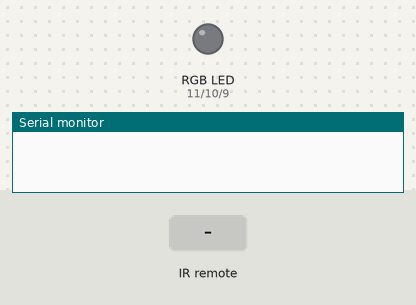
A sketch run on a simulated Arduino Uno, built with avr-gcc and run on an emulated ATmega328P. Shown: an RGB LED mixed from three pins (HIGH = lit), the last lines printed to the serial monitor. The test bench sets the inputs (shaded band). Random numbers use the default seed unless the sketch sets one.

Above: at 1.2 s.
1.3 s: infrared code 0x19 received
At 1.6 s:
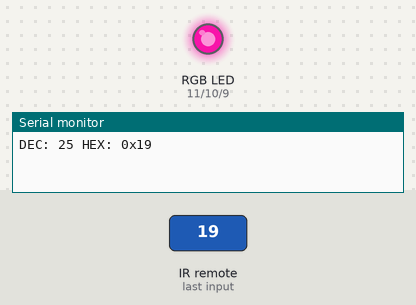
4.3 s: infrared code 0xD received
10.3 s: infrared code 0x45 received
12.8 s: infrared code 0x46 received
At 14.0 s:
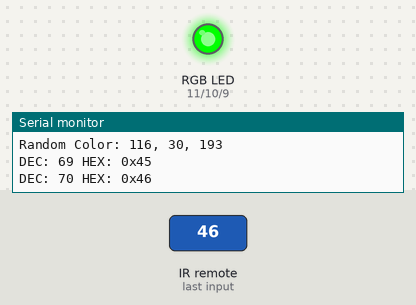
14.3 s: infrared code 0x47 received
At 15.1 s:
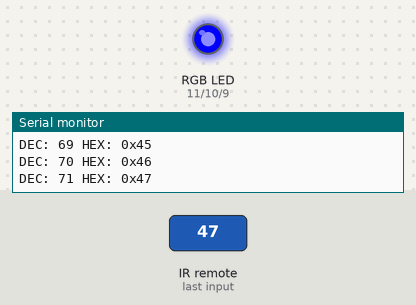
15.8 s: infrared code 0x44 received
At 16.2 s:
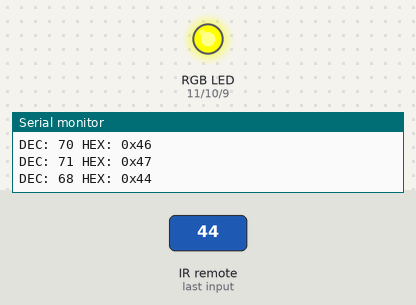
Timing chart, 0 to 18.3 s (numbered marks = the images above; inputs shaded):
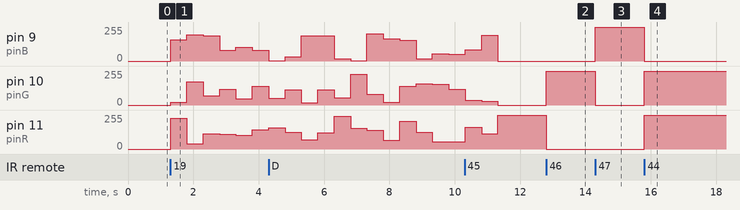

The sketch:

sketch_ir_remote_rgb.ino
```cpp
#include <IRremote.h>

/**
CH- CH CH+
PREV NEXT PLAY/PAUSE
VOL- VOL+ EQ
0 100+ 200+
1 2 3
4 5 6
7 8 9

0x45 0x46 0x47
0x44 0x40 0x43
0x07 0x15 0x09
0x16 0x19 0xD
0xC 0x18 0x5E
0x8 0x1C 0x5A
0x42 0x5 0x4A
 */

int pinIR = 3;
int pinR = 11;
int pinG = 10;
int pinB = 9;
int interval = 500;
void setup() {
  // put your setup code here, to run once:
  Serial.begin(9600);
  IrReceiver.begin(pinIR);
}

void loop() {
  // put your main code here, to run repeatedly:
  if (IrReceiver.decode()) {
    if (!(IrReceiver.decodedIRData.flags & IRDATA_FLAGS_IS_REPEAT)) {
      uint8_t cmd = IrReceiver.decodedIRData.command;
      Serial.print("DEC: ");
      Serial.print(cmd);
      Serial.print(" HEX: 0x");
      Serial.println(cmd, HEX);
      decodeCommand(cmd);
    }
    IrReceiver.resume();
  }
}

void decodeCommand(uint8_t cmd) {
  switch (cmd) {
    case 0x45: // CH-
      rgb(255, 0, 0);
      break;
    case 0x46: // CH
      rgb(0, 255, 0);
      break;
    case 0x47: // CH+
      rgb(0, 0, 255);
      break;
    case 0x44: // PREV
      rgb(255, 255, 0);
      break;
    case 0x40: // NEXT
      rgb(0, 255, 255);
      break;
    case 0x43: // PLAY/PAUSE
      rgb(255, 0, 255);
      break;
    case 0x16: // 0
      rgb(0, 0, 0);
      break;
    case 0x19: // 100+ random color
      //rgb(random(0, 100), random(0, 100), random(0, 100));
      randomColor(100);
      break;
    case 0xD: // 200+ random color + blink
      //rgb(random(0, 200), random(0, 200), random(0, 200));
      randomColor(200);
      break;
    default:
      Serial.println("Unknown command");
      break;
  }
}

void randomColor(int blinkCount) {
  int red = 0;
  int green = 0;
  int blue = 0;
  for (int i = 0; i < 10; i++) {
    red = random(0, 255);
    green = random(0, 255);
    blue = random(0, 255);
    rgb(red, green, blue);
    Serial.print("Random Color: ");
    Serial.print(red);
    Serial.print(", ");
    Serial.print(green);
    Serial.print(", ");
    Serial.println(blue);
  }
}

void rgb(int red, int green, int blue)
{
  analogWrite(pinR, red);
  analogWrite(pinG, green);
  analogWrite(pinB, blue);
  delay(interval);
}
```

Measured:
- after the input at 1.3 s, pin 9 (pinB): 0/255 → 158/255 at once, → 197/255 0.50 s later, → 188/255 0.50 s later, → 80/255 0.50 s later, … (6 changes in this stretch); pin 10 (pinG): 0/255 → 19/255 at once, → 175/255 0.50 s later, → 68/255 0.50 s later, → 120/255 0.50 s later, … (6 changes in this stretch)
- after the input at 12.8 s, pin 10 (pinG): 0/255 → 255/255 at once; pin 11 (pinR): 255/255 → 0/255 at once
- after the input at 14.3 s, pin 9 (pinB): 0/255 → 255/255 at once; pin 10 (pinG): 255/255 → 0/255 at once
- after the input at 15.8 s, pin 9 (pinB): 255/255 → 0/255 at once; pin 10 (pinG), pin 11 (pinR): 0/255 → 255/255 at once
